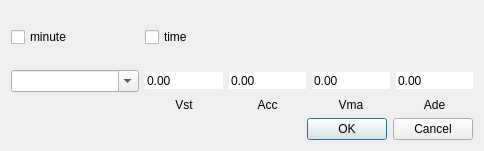
<?xml version="1.0" encoding="UTF-8"?>
<ui version="4.0">
 <class>WLPamWidget</class>
 <widget class="QDialog" name="WLPamWidget">
  <property name="geometry">
   <rect>
    <x>0</x>
    <y>0</y>
    <width>484</width>
    <height>151</height>
   </rect>
  </property>
  <property name="minimumSize">
   <size>
    <width>0</width>
    <height>150</height>
   </size>
  </property>
  <property name="windowTitle">
   <string>Motion parameters</string>
  </property>
  <layout class="QGridLayout" name="gridLayout">
   <item row="1" column="2">
    <spacer name="verticalSpacer">
     <property name="orientation">
      <enum>Qt::Vertical</enum>
     </property>
     <property name="sizeHint" stdset="0">
      <size>
       <width>20</width>
       <height>40</height>
      </size>
     </property>
    </spacer>
   </item>
   <item row="3" column="1" colspan="2">
    <layout class="QHBoxLayout" name="horizontalLayout">
     <item>
      <widget class="QDoubleSpinBox" name="sbVst">
       <property name="minimumSize">
        <size>
         <width>70</width>
         <height>0</height>
        </size>
       </property>
       <property name="frame">
        <bool>false</bool>
       </property>
       <property name="buttonSymbols">
        <enum>QAbstractSpinBox::NoButtons</enum>
       </property>
       <property name="prefix">
        <string/>
       </property>
       <property name="suffix">
        <string/>
       </property>
       <property name="maximum">
        <double>1000000.000000000000000</double>
       </property>
      </widget>
     </item>
     <item>
      <widget class="QDoubleSpinBox" name="sbAac">
       <property name="minimumSize">
        <size>
         <width>70</width>
         <height>0</height>
        </size>
       </property>
       <property name="frame">
        <bool>false</bool>
       </property>
       <property name="buttonSymbols">
        <enum>QAbstractSpinBox::NoButtons</enum>
       </property>
       <property name="decimals">
        <number>2</number>
       </property>
      </widget>
     </item>
     <item>
      <widget class="QDoubleSpinBox" name="sbVma">
       <property name="minimumSize">
        <size>
         <width>70</width>
         <height>0</height>
        </size>
       </property>
       <property name="frame">
        <bool>false</bool>
       </property>
       <property name="buttonSymbols">
        <enum>QAbstractSpinBox::NoButtons</enum>
       </property>
       <property name="maximum">
        <double>1000000.000000000000000</double>
       </property>
      </widget>
     </item>
     <item>
      <widget class="QDoubleSpinBox" name="sbAde">
       <property name="minimumSize">
        <size>
         <width>70</width>
         <height>0</height>
        </size>
       </property>
       <property name="frame">
        <bool>false</bool>
       </property>
       <property name="buttonSymbols">
        <enum>QAbstractSpinBox::NoButtons</enum>
       </property>
       <property name="decimals">
        <number>2</number>
       </property>
      </widget>
     </item>
    </layout>
   </item>
   <item row="7" column="2">
    <widget class="QDialogButtonBox" name="buttonBox">
     <property name="standardButtons">
      <set>QDialogButtonBox::Cancel|QDialogButtonBox::Ok</set>
     </property>
    </widget>
   </item>
   <item row="5" column="1" colspan="2">
    <layout class="QHBoxLayout" name="horizontalLayout_2">
     <item>
      <widget class="QLabel" name="labelVst">
       <property name="accessibleDescription">
        <string notr="true"/>
       </property>
       <property name="text">
        <string>Vst</string>
       </property>
       <property name="alignment">
        <set>Qt::AlignCenter</set>
       </property>
      </widget>
     </item>
     <item>
      <widget class="QLabel" name="labelAac">
       <property name="accessibleDescription">
        <string notr="true"/>
       </property>
       <property name="text">
        <string>Acc</string>
       </property>
       <property name="alignment">
        <set>Qt::AlignCenter</set>
       </property>
      </widget>
     </item>
     <item>
      <widget class="QLabel" name="labelVma">
       <property name="accessibleDescription">
        <string notr="true"/>
       </property>
       <property name="text">
        <string>Vma</string>
       </property>
       <property name="alignment">
        <set>Qt::AlignCenter</set>
       </property>
      </widget>
     </item>
     <item>
      <widget class="QLabel" name="labelAde">
       <property name="accessibleDescription">
        <string notr="true"/>
       </property>
       <property name="text">
        <string>Ade</string>
       </property>
       <property name="alignment">
        <set>Qt::AlignCenter</set>
       </property>
      </widget>
     </item>
    </layout>
   </item>
   <item row="3" column="0">
    <widget class="QComboBox" name="cbEditName">
     <property name="minimumSize">
      <size>
       <width>128</width>
       <height>0</height>
      </size>
     </property>
     <property name="editable">
      <bool>true</bool>
     </property>
    </widget>
   </item>
   <item row="1" column="0">
    <widget class="QCheckBox" name="cbFMinutes">
     <property name="enabled">
      <bool>true</bool>
     </property>
     <property name="text">
      <string>minute</string>
     </property>
    </widget>
   </item>
   <item row="1" column="1">
    <widget class="QCheckBox" name="cbATime">
     <property name="enabled">
      <bool>true</bool>
     </property>
     <property name="text">
      <string>time</string>
     </property>
    </widget>
   </item>
  </layout>
 </widget>
 <layoutdefault spacing="6" margin="11"/>
 <resources/>
 <connections/>
</ui>
